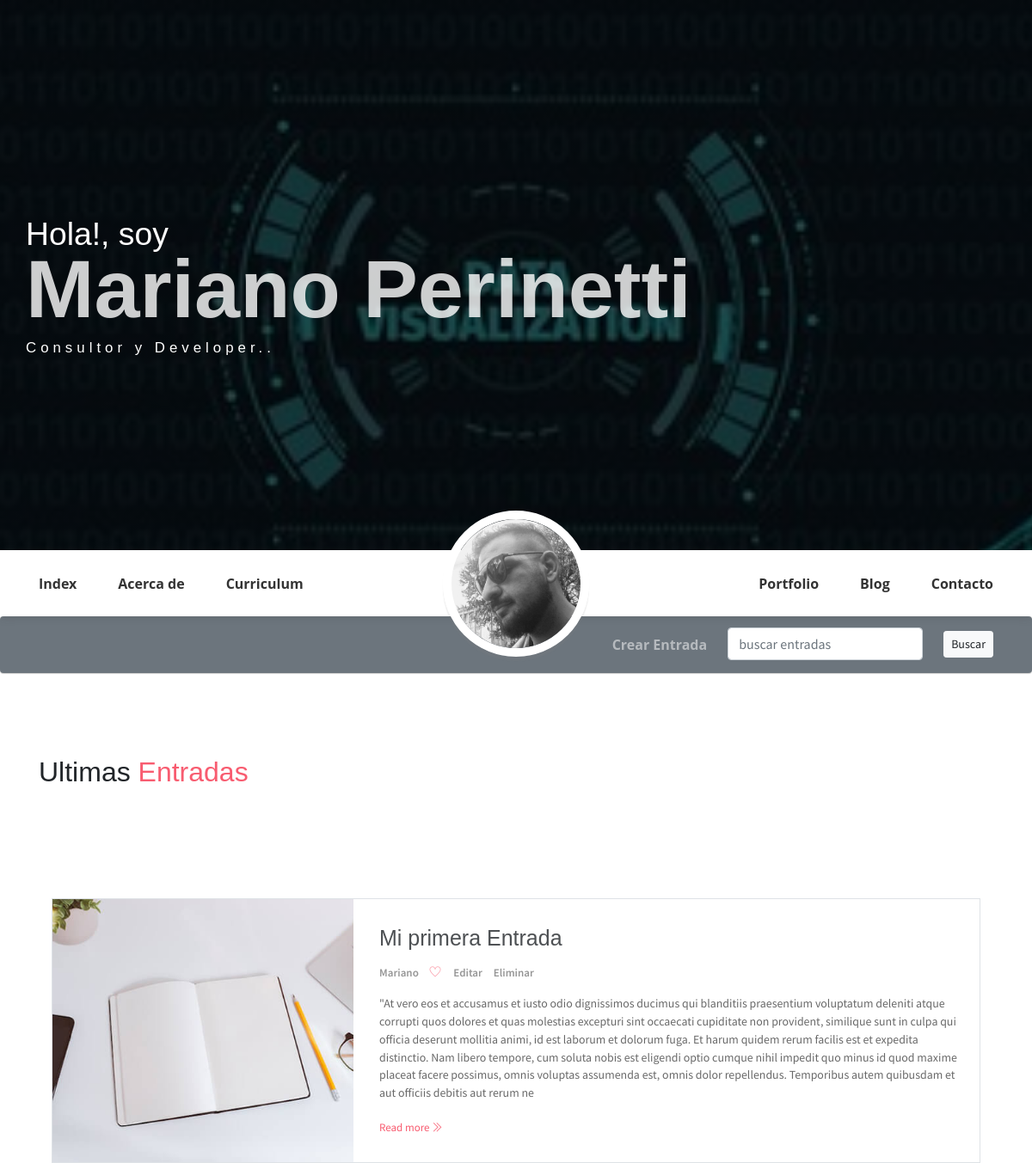
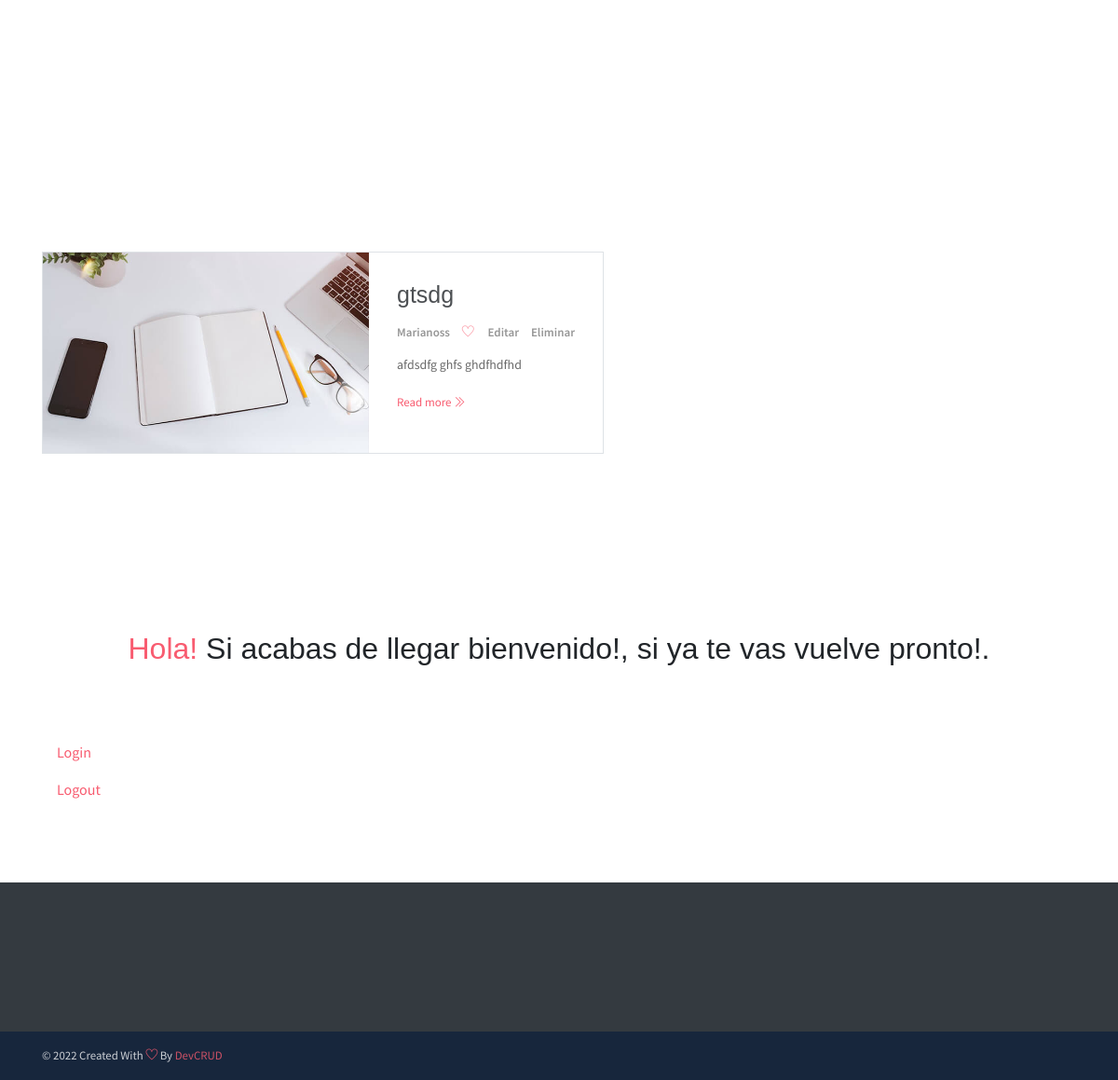
Screenshot of /blog/ with the database file from the repository (2 pictures, top to bottom).
### miblogApp/models.py (models this page shows)
class Verindex(models.Model):
    titulo = models.CharField(max_length=60)
    tipo = models.IntegerField()
    imagen = models.ImageField(upload_to ='uploads/')
    texto = models.CharField(max_length=600)
    fechapost = models.DateField()
    autor=models.CharField(max_length=10)

### miblogApp/views.py (the view)
# urls.py: 2. Add a URL to urlpatterns:  path('blog/', include('blog.urls'))
def blog(request):
    lista_blog= Blog.objects.all()
    context = {'lista_blog': lista_blog}
    return render(request, 'blog.html', context=context)

### miblogApp/templates/blog.html (shortened to what this page needs)
{% extends "index.html" %}
{% load static %}
{% block content %}
<nav class="navbar navbar-expand-sm navbar-dark bg-secondary rounded shadow mb-3">
    <div class="container" >
       <div class="collapse navbar-collapse" id="navbarSupportedContent">
          <ul class="navbar-nav ml-auto">
             <li class="nav-item">
                    <a class="nav-link" href="{% url 'blogentrada' %}">Crear Entrada</a>
             </li>
             <li class="nav-item">
                <form action="/buscaentrada/" method="GET"> {% csrf_token %}
                    <input class="form-control form-control" type="text" placeholder="buscar entradas" name="busqueda">
             </li>
             <li class="nav-item">
                <button class="ml-4 mt-1 btn btn-light btn-sm"   type="submit">Buscar</button>
             </li>
          </ul>
       </div>
    </div>
 </nav>
{% if lista_blog %}
<section class="section" id="blog">
    <div class="container">
        <h2 class="mb-5">Ultimas <span class="text-danger">Entradas</span></h2>
            {% for verblogR in lista_blog %}
            <section class="section" id="blog">
                <div class="container">
        <div class="row">
            <div class="blog-card">
                <div class="img-holder">
                    <img src="{% static 'miblogApp/assets/imgs/blog1.jpg'%}" alt="Download free bootstrap 4 landing page, free boootstrap 4 templates, Download free bootstrap 4.1 landing page, free boootstrap 4.1.1 templates, meyawo Landing page">
                </div>
                <div class="content-holder">
                    <h6 class="title">{{verblogR.titulo}}</h6>
                    <p class="post-details">
                        <a href="#">{{verblogR.autor}}</a>
                        <a href="#"><i class="ti-heart text-danger"></i>{{verblogR.fecha}}</a>
                        <a href="{% url 'editarentrada' verblogR.id %}">Editar</a>
                        <a href="{% url 'borrarentrada' verblogR.id %}">Eliminar</a>
                    </p>
                    <p>{{verblogR.texto}}</p>
                    <a href="#" class="read-more">Read more <i class="ti-angle-double-right"></i></a>
                </div>
            </div>
            </div>
        </div>
    </div>
</section>
{% endfor %}
        {% else %}
        <p>No hay entradas de blog en la db </p>
        {% endif %}
{% endblock %}

### rows the page displays
Verindex: titulo "Mi primera Entrada", autor "Mariano", texto "\"At vero eos et accusamus et iusto odio dignissimos ducimus qui blanditiis praesentium voluptatum deleniti atque corrupti quos dolores et quas molestias excepturi sint occaecati cupiditate non provident, similique sunt in culpa qui officia deserunt mollitia animi, id est laborum et dolorum fuga. Et harum quidem rerum facilis est et expedita distinctio. Nam libero tempore, cum soluta nobis est eligendi optio cumque nihil impedit quo minus id quod maxime placeat facere possimus, omnis voluptas assumenda est, omnis dolor repellendus. Temporibus autem quibusdam et aut officiis debitis aut rerum ne"
Verindex: titulo "gtsdg", autor "Marianoss", texto "afdsdfg ghfs ghdfhdfhd"
